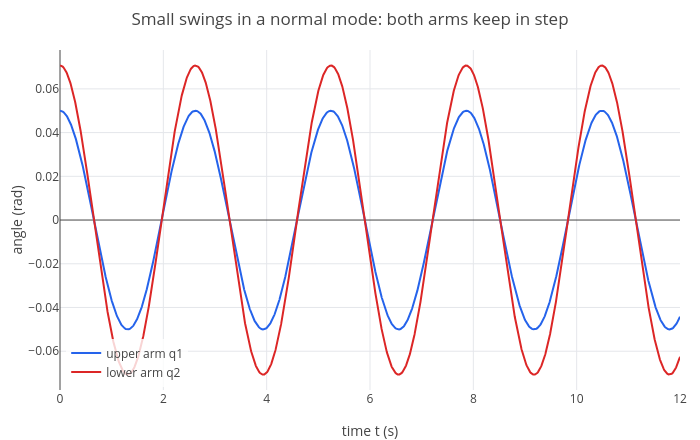

Notebook cell for this chart:
### Markdown cell above
For a few seconds the curves agree; then they separate completely. Each time the lower arm flips over the top, its
angle jumps by $2\pi$ for good. This is the same **sensitive dependence** as in the three-body problem of lesson 4. With
small swings the double pendulum is perfectly tame: it moves in two **normal modes**, the subject of
[Oscillations and waves 2](../waves/02-coupled-oscillators.ipynb).

### Code cell
small = [0.05, 0.05*sqrt(2), 0, 0];
p = odeplot([w1, w2, f(1), f(2)], [q1 q2 w1 w2], t, small, 0, 12, [t q1]);
p = show(p, odeplot([w1, w2, f(1), f(2)], [q1 q2 w1 w2], t, small, 0, 12, [t q2]));
p = legend(p, "upper arm q1", "lower arm q2");
labels(title(p, "Small swings in a normal mode: both arms keep in step"), "time t (s)", "angle (rad)")

### Figure 1 — Plotly figure (JSON) as saved in the notebook; plotly's stock layout.template omitted (floating-point values rounded to 4 significant figures; data arrays with more than 128 entries replaced by an {"elided": "..."} marker saying what was removed)
{"data": [{"line": {"color": "#2563eb", "width": 2}, "mode": "lines", "name": "upper arm q1", "type": "scatter", "x": {"elided": "2734 float values"}, "y": {"elided": "2734 float values"}}, {"line": {"color": "#dc2626", "width": 2}, "mode": "lines", "name": "lower arm q2", "type": "scatter", "x": {"elided": "2731 float values"}, "y": {"elided": "2731 float values"}}], "layout": {"height": 440, "legend": {"bgcolor": "rgba(255,255,255,0.8)", "x": 0.01, "xanchor": "left", "y": 0.01, "yanchor": "bottom"}, "margin": {"b": 50, "l": 60, "r": 20, "t": 50}, "showlegend": true, "title": {"text": "Small swings in a normal mode: both arms keep in step"}, "width": 700, "xaxis": {"title": {"text": "time t (s)"}, "zeroline": true}, "yaxis": {"range": [-0.07774, 0.07778], "title": {"text": "angle (rad)"}, "zeroline": true}}}
